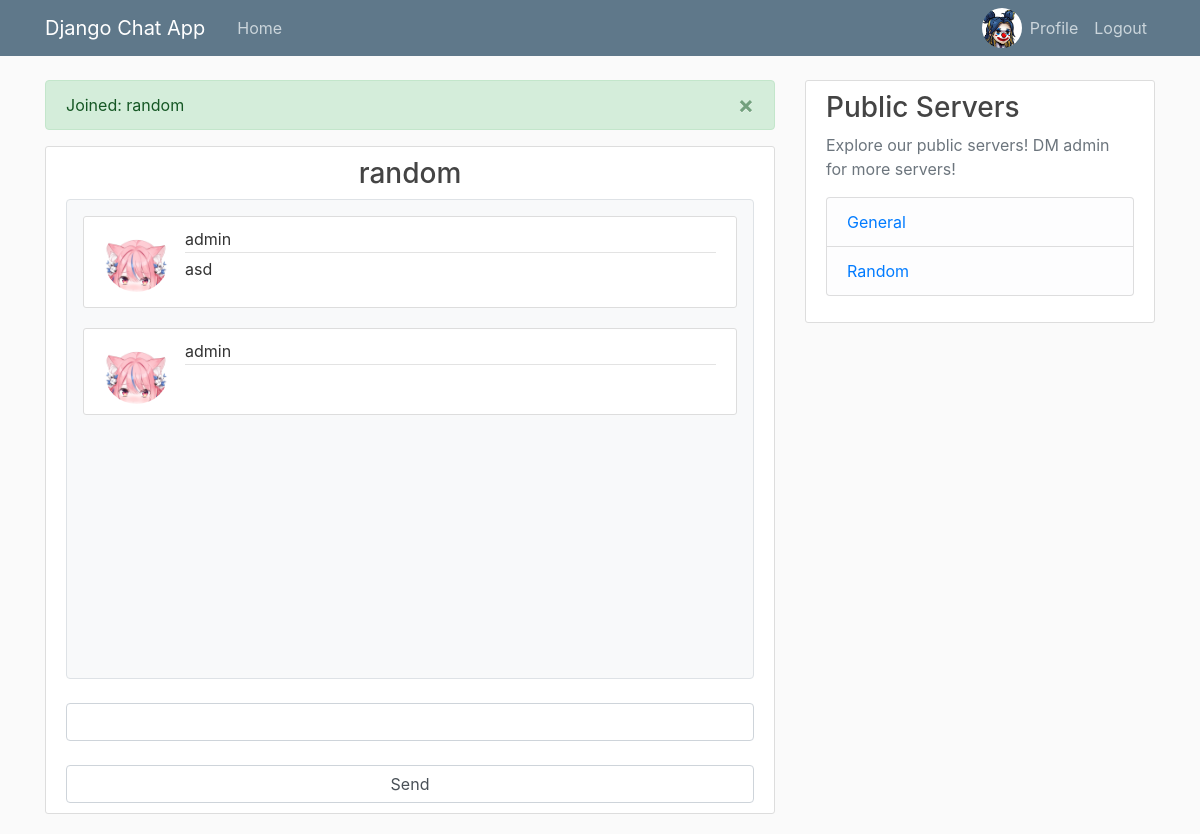
/random/ (signed in), run on an earlier commit of the app's database.
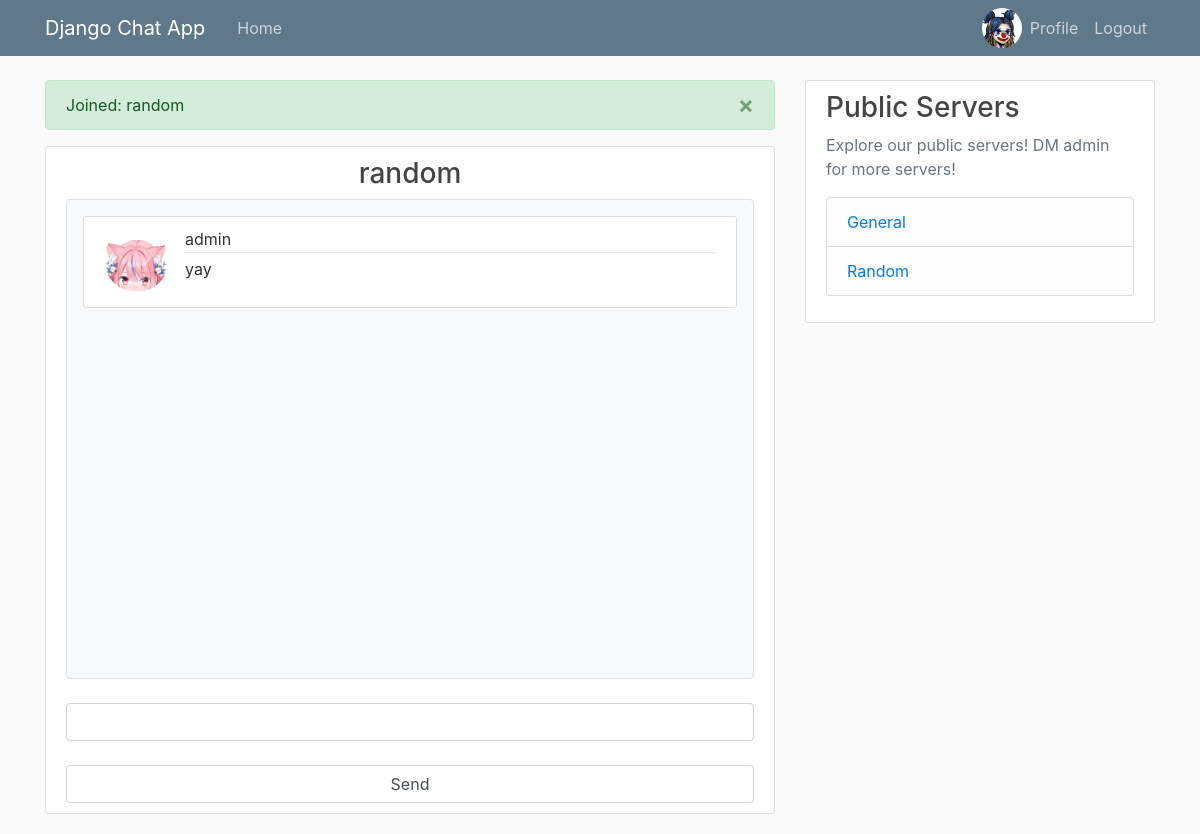
And on a later commit of the database.
### users/models.py (models this page shows, shortened)
class Profile(models.Model):
    user = models.OneToOneField(User, on_delete=models.CASCADE)
    image = models.ImageField(default="default.jpg", upload_to='profile_pics')

### chat/models.py (models this page shows, shortened)
class Message(models.Model):
    username = models.CharField(max_length=50)
    room = models.CharField(max_length=50)
    message_content = models.TextField()
    date_added = models.DateTimeField(auto_now_add=True)
    profile_pic = models.ImageField()
    class Meta:
        ordering = ('date_added', )

class Room(models.Model):
    name = models.CharField(max_length=50)
    slug = models.CharField(max_length=50, unique=True)

### chat/views.py (the view)
# urls.py: path('<str:room_name>/', chat_views.chat_room, name='chat-room'),
@login_required
def chat_room(request, room_name):
    db_messages = Message.objects.filter(room=room_name)[:]
    messages.success(request, f"Joined: {room_name}")
    return render(request, 'chat/chatroom.html', {
        'room_name': room_name,
        'title': room_name,
        'db_messages': db_messages,
    })

### chat/context_processors.py (called while the page is built)
def public_rooms(request):
    rooms = Room.objects.all()
    return {'rooms': rooms}

### chat/templates/chat/chatroom.html (shortened to what this page needs)
{% extends "chat/base.html" %} {% load crispy_forms_tags %} {% block content %}
<div class="content-section">
    <h3 class="text-center">{{room_name}}</h3>
    <div id="chat-log-container"
        class="container bg-light p-3 rounded-sm border rounded overflow-auto"
        style="height: 480px; overflow-y:auto">
        <div id="chat-log">
            {% if db_messages %}
            {% for m in db_messages %}
            <div class="media content-section">
                <img class="rounded-circle article-img" src="{{m.profile_pic}}" />
                <div class="media-body">
                    <div class="article-metadata">
                        <span class="mr-2"> {{m.username}}  </span>
                    </div>
                    <p class="article-content">  {{m.message_content}}  </p>
                </div>
            </div>
            {% endfor %}
            {% endif %}
        </div>
    </div>
    <br />
    <input
        class="form-control"
        id="chat-message-input"
        type="text"
        size="100"
        /><br />
    <input
        class="form-control"
        id="chat-message-submit"
        type="button"
        value="Send"
        />
</div>
{% endblock content %}

### chat/templates/chat/base.html (shortened to what this page needs)
{% load static %}
<!DOCTYPE html>
<html>
<head>
    <link rel="stylesheet" href="https://maxcdn.bootstrapcdn.com/bootstrap/4.0.0/css/bootstrap.min.css">
    <link rel="stylesheet" type="text/css" href="{% static 'chat/main.css' %}">
</head>
<body>
    <header class="site-header">
      <nav class="navbar navbar-expand-md navbar-dark bg-steel fixed-top">
        <div class="container">
          <a class="navbar-brand mr-4" href="{% url 'chat-home' %}">Django Chat App</a>
          <div class="collapse navbar-collapse" id="navbarToggle">
            <div class="navbar-nav mr-auto">
              <a class="nav-item nav-link" href="{% url 'chat-home' %}">Home</a>
            </div>
            <div class="navbar-nav">
              {% if user.is_authenticated %}
              <img width="50px" class="rounded-circle" style="max-height: 40px; max-width: 40px;" src="{{user.profile.image.url}}">
                <a class="nav-item nav-link" href="{% url 'profile' %}"> Profile</a>
                <a class="nav-item nav-link" href="{% url 'logout' %}">Logout</a>
              {% else %}
                <a class="nav-item nav-link" href="{% url 'login' %}">Login</a>
                <a class="nav-item nav-link" href="{% url 'register' %}">Register</a>
              {% endif %}
            </div>
          </div>
        </div>
      </nav>
    </header>
    <main role="main" class="container">
      <div class="row">
        <div class="col-md-8">
          {% if messages %}
            {% for message in messages %}
                <div class="alert alert-{{ message.tags }} alert-dismissible fade show" role="alert">
                {{ message }}
                <button type="button" class="close" data-dismiss="alert" aria-label="Close">
                    <span aria-hidden="true">&times;</span>
                </button>
                </div>
            {% endfor %}
          {% endif %}
          {% block content %}{% endblock %}
        </div>
        <div class="col-md-4">
          <div class="content-section">
            <h3>Public Servers</h3>
            <p class='text-muted'>Explore our public servers! DM admin for more servers!
              <ul class="list-group">
                {% if rooms is None %}
                <li class="list-group-item list-group-item-light"> No public servers available ATM </li>
                {% else %}
                {% for room in rooms %}
                <li class="list-group-item list-group-item-light">
                    <a href="{% url 'chat-room' room.slug %}">
                        {{room.name}}
                    </a>
                </li>
                {% endfor %}
                {% endif %}
              </ul>
            </p>
          </div>
        </div>
      </div>
    </main>
</body>
</html>

### chat/static/chat/main.css (style rules this page uses)
body { background: #fafafa; color: #333333; margin-top: 5rem; }
h1, h2, h3, h4, h5, h6 { color: #444444; }
ul { margin: 0; }
.bg-steel { background-color: #5f788a; }
.site-header .navbar-nav .nav-link { color: #cbd5db; }
.content-section { background: #ffffff; padding: 10px 20px; border: 1px solid #dddddd; border-radius: 3px; margin-bottom: 20px; }
.article-content { white-space: pre-line; }
.article-img { height: 65px; width: 65px; margin-right: 16px; }
.article-metadata { padding-bottom: 1px; margin-bottom: 4px; border-bottom: 1px solid #e3e3e3 }

What changed in the data, as far as the page shows it:
removed Message: profile_pic (picture), username "admin", message_content "asd"
removed Message: profile_pic (picture), username "admin"
added Message: profile_pic (picture), username "admin", message_content "yay"
